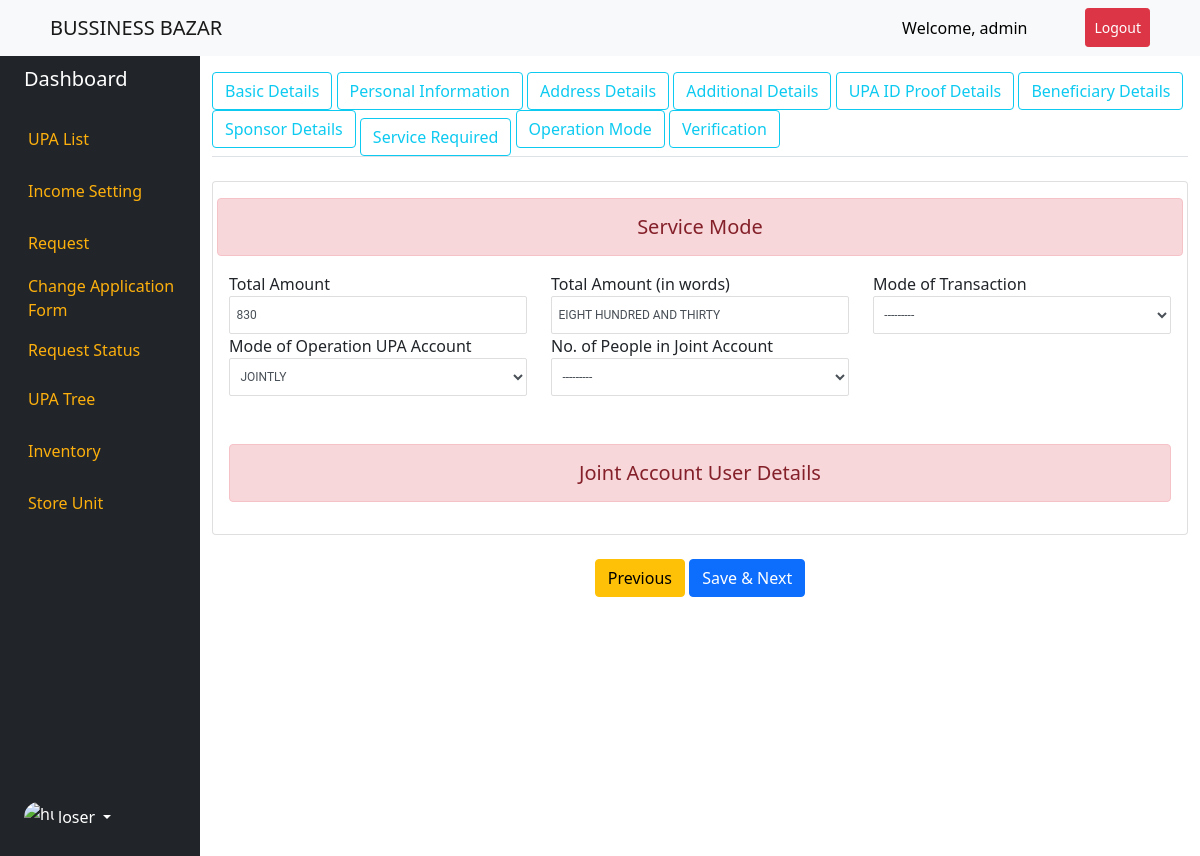
Screenshot of /operation_mode/1/ (signed in) with the database file from the repository.
### upa/models.py (models this page shows, shortened)
class OperationMode(models.Model):
    MODE_OF_OPERATION = (
        ('SELF','SELF'),
        ('JOINTLY','JOINTLY'),
    )
    JOINT_ACCOUNT = (
        ('1','1'),
    )
    TRANSACTION_MODE = (
        ('CARD','CARD'),
        ('CASH','CASH'),
        ('ONLINE TRANSFER','ONLINE TRANSFER'),
    )
    RELATION_WITH_UPA = (
        ('WIFE','WIFE'),
        ('SON','SON'),
        ('DAUGHTER','DAUGHTER'),
        ('OTHER','OTHER'),
    )
    user = models.OneToOneField(Profile,on_delete=models.CASCADE,blank=True, null=True,related_name="operation_mode")
    total_amount = models.IntegerField(blank=True, null=True)
    amount_in_figure = models.CharField(max_length=250,blank=True, null=True)
    transaction_mode = models.CharField(max_length=20,choices=TRANSACTION_MODE,blank=True, null=True)
    upa_account_operation_mode = models.CharField(max_length=10,choices=MODE_OF_OPERATION,blank=True, null=True)
    joint_account = models.CharField(max_length=10,choices=JOINT_ACCOUNT,blank=True, null=True)
    '''
    uid_f = means UID no. for first join account holder
    f means first
    s means second
    '''
    uid_no_f = models.CharField(max_length=20,blank=True, null=True)
    name_f = models.CharField(max_length=100,blank=True, null=True)
    relation_upa_f = CharField(max_length=100,choices=RELATION_WITH_UPA,blank=True, null=True)
    aadhar_card_f = models.CharField(max_length=16,blank=True, null=True)
    account_no_f = models.CharField(max_length=20,blank=True, null=True)
    mobile_no_f = models.PositiveIntegerField(blank=True, null=True)
    email_f = models.EmailField(blank=True, null=True)
    address_one_f = models.CharField(max_length=100,blank=True, null=True)
    address_two_f = models.CharField(max_length=100,blank=True, null=True)
    dob_f = models.DateField(blank=True, null=True)
    gender_f = models.CharField(max_length=10,blank=True, null=True)
    marital_status_f = models.CharField(max_length=6,blank=True, null=True)
    extra_detail_f = models.TextField(blank=True, null=True)
    uid_no_s = models.CharField(max_length=20,blank=True, null=True)
    name_s = models.CharField(max_length=100,blank=True, null=True)
    relation_upa_s = CharField(max_length=100,choices=RELATION_WITH_UPA,blank=True, null=True)
    aadhar_card_s = models.CharField(max_length=16,blank=True, null=True)
    account_no_s = models.CharField(max_length=20,blank=True, null=True)
    mobile_no_s = models.PositiveIntegerField(blank=True, null=True)
    email_s = models.EmailField(blank=True, null=True)
    address_one_s = models.CharField(max_length=100,blank=True, null=True)
    address_two_s = models.CharField(max_length=100,blank=True, null=True)
    dob_s = models.DateField(blank=True, null=True)
    gender_s = models.CharField(max_length=10,blank=True, null=True)
    marital_status_s = models.CharField(max_length=6,blank=True, null=True)
    extra_detail_s = models.TextField(blank=True, null=True)

### upa/views.py (the view, shortened to what this page needs)
# urls.py: path('operation_mode/<int:id>/',OperationModeView.as_view(), name='operation-mode-form'),
class OperationModeView(LoginRequiredMixin,View):
    def dispatch(self, request, *args, **kwargs):
        return super(OperationModeView,self).dispatch(request, *args, **kwargs)
    def get(self,request,*args,**kwargs):
        profile = Profile.objects.get(id=kwargs['id'])
        try:
            services = ServiceRequired.objects.filter(user_id=profile.id)
            total = 0
            charges = []
            for service in services:
                if service.royal_green_card == "Yes" or "":
                    print("green_card_s->",service.green_card_charge)
                    charges.append(int(service.green_card_charge))
                if service.royal_yellow_card == "Yes" or "":
                    print("yellow card charge->",service.yellow_card_charge)
                    charges.append(int(service.yellow_card_charge))
                if service.royal_red_card == "Yes" or "":
                    print("red card charge->",service.red_card_charge)
                    charges.append(int(service.red_card_charge))
                if service.general_color_card == "Yes" or "":
                    print("visiting card->",service.general_color_charge)
                    charges.append(int(service.general_color_charge))
                if service.pvc_color_card == "Yes" or "":
                    print("pvc color card->",service.pvc_color_charge)
                    charges.append(int(service.pvc_color_charge))
                if service.accouont_passbook == "Yes" or "":
                    print("passbook charge->",service.account_passbook_charge)
                    charges.append(int(service.account_passbook_charge))
                if service.e_account_statement == "Yes" or "":
                    print("e statement charge->",service.e_account_statement_charge)
                    charges.append(int(service.e_account_statement_charge))
                if service.royal_green_atm == "Yes" or "":
                    print("green atm charge->",service.green_atm_card_charge)
                    charges.append(int(service.green_atm_card_charge))
                if service.royal_yellow_atm == "Yes" or "":
                    print("yellow atm charge->",service.yellow_atm_card_charge)
                    charges.append(int(service.yellow_atm_card_charge))
                if service.royal_red_atm == "Yes" or "":
                    print("red atm charge->",service.red_atm_card_charge)
                    charges.append(int(service.red_atm_card_charge))
                if service.royal_blue_atm == "Yes" or "":
                    print("blue atm charge->",service.blue_atm_card_charge)
                    charges.append(int(service.blue_atm_card_charge))
                else:
                    print("no it is not yes")
            print("Main charge->",charges)
            for charge in range(0,len(charges)):
                total = total+charges[charge]
            print(total)
            charge_in_words = inflect.engine()
            in_word = charge_in_words.number_to_words(total)
            print("charges in word->",in_word)
            instance = OperationMode.objects.get(user_id = profile.id)
            form = OperationModeForm(instance = instance,initial={'total_amount':total,'amount_in_figure':in_word.upper()})
        except:
            form = OperationModeForm(initial={'total_amount':total,'amount_in_figure':in_word.upper()})
            pass
        context = {'form':form,'profile':profile}
        return render(request,'upa/operation_mode.html',context)

### upa/forms.py
class OperationModeForm(forms.ModelForm):
    class Meta:
        model = OperationMode
        fields = "__all__"
        exclude = ('user',)
        widgets = {
    }

### templates/upa/operation_mode.html (shortened to what this page needs)
{% extends "base.html" %}
{% block content %}
<div class="container-fluid">
    <div class="row flex-nowrap">
        {% include 'left_panel.html' %}
        <div class="col">
            {% include 'upa/header_panel.html' %}
            <form action="" method="POST">
                <div class="card my-4">
                    <div class="card-body main-row">
                        <div class="row">
                            <h5 class="alert alert-danger text-center">Service Mode</h5>
                            <div class="col-md-4">
                                <label for="" class="">Total Amount</label>
                                {{form.total_amount}}
                            </div>
                            <div class="col-md-4">
                                <label for="" class="">Total Amount (in words)</label>
                                {{form.amount_in_figure}}
                            </div>
                            <div class="col-md-4">
                                <label for="" class="">Mode of Transaction</label>
                                {{form.transaction_mode}}
                            </div>
                            <div class="col-md-4" onchange="getSelectValueJoint();">
                                <label for="" class="">Mode of Operation UPA Account</label>
                                {{form.upa_account_operation_mode}}
                            </div>
                            <div class="col-md-4" id="jointAccount" onchange="getSelectValueJointAccount();">
                                <label for="" class="">No. of People in Joint Account</label>
                                {{form.joint_account}}
                            </div>
                        </div>
                            <h5 class="text-center mt-5 alert alert-danger">Joint Account User Details</h5>
                    </div>
                </div>
                <div class="d-flex justify-content-center mt-3">
                    <a href="{% url 'service-required-form' profile.id %}" class="btn btn-warning">Previous</a>&nbsp;
                    <button type="submit" class="btn btn-primary btn-customlg">Save & Next</button>
                </div>
            </form>
        </div>
    </div>
</div>
{% endblock %}

### templates/base.html (shortened to what this page needs)
<!doctype html>
<html lang="en">
{% load static %}
  <head>
    <link href="https://cdn.jsdelivr.net/npm/bootstrap@5.0.2/dist/css/bootstrap.min.css" rel="stylesheet">
    <link href="{% static 'style.css'%}" rel="stylesheet">
    <link rel="stylesheet" href="https://cdnjs.cloudflare.com/ajax/libs/font-awesome/4.7.0/css/font-awesome.min.css">
  </head>
  <body>
  <nav class="navbar navbar-expand-lg navbar-light bg-light bg-primary">
  <a class="navbar-brand" href="{% url 'home'%}" style="margin-left:50px;">BUSSINESS BAZAR</a>
  <div class="collapse navbar-collapse" id="navbarSupportedContent">
    <ul class="navbar-nav ms-auto">
    {% if request.user.is_authenticated %}
    <li class="nav-item">
        <a class="nav-link" href="#" style="margin-right:50px; color:black;">Welcome, {{request.user.username}}</a>
      </li>
      <li class="nav-item">
        <a class="nav-link btn btn-sm btn-danger" href="{% url 'logout' %}" style="margin-right:50px; color:white;">Logout</a>
      </li>
      {% else %}
      <li class="nav-item">
        <a class="nav-link btn btn-primary" href="{% url 'login' %}" style="margin-right:30px; color:white">Login</a>
      </li>
    {% endif %}
    </ul>
</nav>
    {% block content %}
    {% endblock content %}
  </body>
</html>

### static/style.css (style rules this page uses)
select, input[type='text'], input[type='number'], input[type='date'], input[type="number"], input[type="email"], input[type="file"], textarea { display: block; width: 100%; height: 38px; font-size: 0.750rem; font-weight: 400; line-height: 1; color: #495057; background-color: #ffffff; background-clip: padding-box; border-radius: 2px; transition: border-color 0.15s ease-in-out, box-shadow 0.15s ease-in-out; border: 1px solid #dedede; font-family: "Roboto", sans-serif; padding: 0.56rem 0.4rem; line-height: 14px; }
.nav-item { color: #fdbe39; }

### rows the page displays
OperationMode: total_amount "830", amount_in_figure "EIGHT HUNDRED AND THIRTY", transaction_mode "---------", upa_account_operation_mode "JOINTLY", joint_account "---------"

### other values shown
{{ request.user.username }} "admin"
